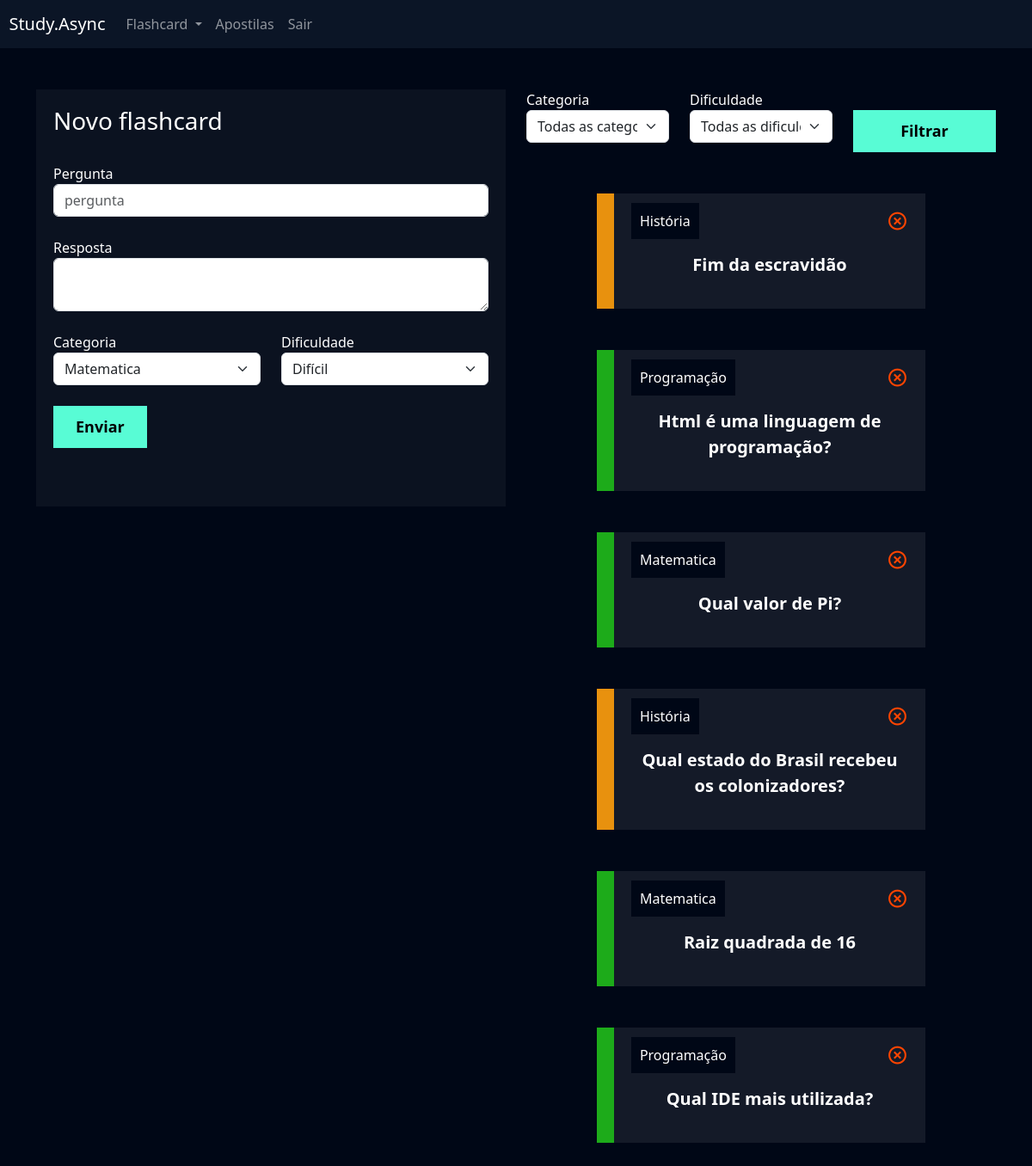
Screenshot of /flashcard/novo_flashcard/ (signed in) with the database file from the repository.
### flashcard/models.py (models this page shows, shortened)
class Flashcard(models.Model):
    DIFICULDADE_CHOICES = (('D', 'Difícil'), ('M', 'Médio'), ('F', 'Fácil'))
    user = models.ForeignKey(User, on_delete=models.DO_NOTHING)
    pergunta = models.CharField(max_length=100)
    resposta = models.TextField()
    categoria = models.ForeignKey(Categoria, on_delete=models.DO_NOTHING)
    dificuldade = models.CharField(max_length=1, choices=DIFICULDADE_CHOICES)
    @property
    def css_dificuldade(self):
        if self.dificuldade == 'F':
            return 'flashcard-facil'
        elif self.dificuldade == 'M':
            return 'flashcard-medio'
        elif self.dificuldade == 'D':
            return 'flashcard-dificil'

class Categoria(models.Model):
    nome = models.CharField(max_length=20)
    def __str__(self):
        return self.nome

### flashcard/views.py (the view, shortened to what this page needs)
# urls.py: path('novo_flashcard/', views.novo_flashcard, name='novo_flashcard'),
def novo_flashcard(request):
    if not request.user.is_authenticated:
        return redirect('/usuarios/login')
    if request.method == 'GET':
        categoria = Categoria.objects.all()
        dificuldades = Flashcard.DIFICULDADE_CHOICES
        flashcards = Flashcard.objects.filter(user=request.user)
        categoria_filtrar = request.GET.get('categoria')
        dificuldade_filtrar = request.GET.get('dificuldade')
        if categoria_filtrar:
            flashcards = flashcards.filter(categoria__id=categoria_filtrar)
        if dificuldade_filtrar:
            flashcards = flashcards.filter(dificuldade=dificuldade_filtrar)
        return render(
            request,
            'novo_flashcard.html',
            {
                'categorias': categoria,
                'dificuldades': dificuldades,
                'flashcards': flashcards,
            }
        )

### flashcard/templates/novo_flashcard.html (shortened to what this page needs)
{% extends "base.html" %} {% load static %} {% block 'cabecalho' %}
<link href="{% static 'geral/css/cadastro.css' %}" rel="stylesheet" />
<link href="https://unpkg.com/boxicons@2.1.4/css/boxicons.min.css" rel="stylesheet" />
<link href="{% static 'flashcard/css/novo_flashcard.css' %}" rel="stylesheet" />
{% endblock 'cabecalho' %} {% block 'conteudo' %}
{% include "partials/header.html" %}
<div class="container">
	<br />
	<br />
	<div class="row">
		<div class="col-md">
			<div class="box-form">
				<form action="{% url 'novo_flashcard' %}" method="POST">
					<h3>Novo flashcard</h3>
					<br />
					<label>Pergunta</label>
					<input type="text" class="form-control" placeholder="pergunta" name="pergunta" />
					<br />
					<label>Resposta</label>
					<textarea class="form-control" name="resposta"></textarea>
					<br />
					<div class="row">
						<div class="col-md">
							<label for="">Categoria</label>
							<select class="form-select" name="categoria">
								{% for categoria in categorias %}
								<option value="{{categoria.id}}">{{categoria.nome}}</option>
								{% endfor %}
							</select>
						</div>
						<div class="col-md">
							<label for="">Dificuldade</label>
							<select class="form-select" name="dificuldade">
								{% for dificuldade in dificuldades %}
								<option value="{{dificuldade.0}}">{{dificuldade.1}}</option>
								{% endfor %}
							</select>
						</div>
					</div>
					<br />
					<input type="submit" value="Enviar" class="btn-cadastro" />
					<br />
					<br />
					<br />
				</form>
			</div>
		</div>
		<div class="col-md">
			<form action="{% url 'novo_flashcard' %}" method="GET">
				<div class="row">
					<div class="col-md">
						<label for="">Categoria</label>
						<select name="categoria" id="" class="form-select">
							<option value="">Todas as categorias</option>
						</select>
					</div>
					<div class="col-md">
						<label for="">Dificuldade</label>
						<select name="dificuldade" id="" class="form-select">
							<option value="">Todas as dificuldades</option>
						</select>
					</div>
					<div class="col-md">
						<br />
						<input type="submit" style="width: 100%" value="Filtrar" class="btn-cadastro" />
					</div>
				</div>
			</form>
			<br />
			<br />
			<div class="h-50 overflow-y-auto">
				{% for flash in flashcards %}
				<div class="box-new-flashcard" onclick="flip_card({{flash.id}})">
					<div class="flashcard {{flash.css_dificuldade}}">
						<div class="flashcard-categoria">{{flash.categoria}}</div>
						<a href="{% url 'deletar_flashcard' flash.id %}"><i class="icone-exit bx bx-x-circle"></i></a>
						<br />
						<br />
						<div class="flashcard-box-item">
							<p class="flashcard-item">{{flash.pergunta}}</p>
						</div>
					</div>
				</div>
				<br />
				<br />
				{% endfor %} <br />
			</div>
		</div>
	</div>
</div>
{% endblock 'conteudo' %}

### templates/base.html (shortened to what this page needs)
{% load static %}
<!DOCTYPE html>
<html lang="en">
	<head>
		<link
			href="https://cdn.jsdelivr.net/npm/bootstrap@5.3.2/dist/css/bootstrap.min.css"
			rel="stylesheet"
		/>
        <link href="{% static 'geral/css/base.css' %}" rel="stylesheet">
		{% block 'cabecalho' %} {% endblock %}
	</head>
	<body>
		{% block 'conteudo' %}{% endblock %}
	</body>
</html>

### templates/partials/header.html (shortened to what this page needs)
<nav style="background-color: var(--main-color)" class="navbar navbar-expand-lg navbar-dark">
    <a class="navbar-brand" href="{% url 'novo_flashcard' %}">&nbsp&nbspStudy.Async</a>
    <div class="collapse navbar-collapse" id="navbarNav">
        <ul class="navbar-nav">
            <li class="nav-item dropdown">
                <a class="nav-link dropdown-toggle" href="#" id="navbarDropdown" role="button" data-bs-toggle="dropdown"
                    aria-expanded="false">
                    Flashcard
                </a>
            </li>
            <li class="nav-item">
                <a class="nav-link" href="{% url 'adicionar_apostilas' %}">Apostilas</a>
            </li>
            <li class="">
                <a class="nav-link " href="{% url 'logout' %}">Sair</a>
            </li>
        </ul>
    </div>
</nav>

### templates/static/geral/css/base.css (style rules this page uses)
:root { --main-color: #0b1526; --dark-color: #000716; --secondary-dark-color: rgb(15, 2, 26); --light-color: #00c1f3; --contrast-color: #f4c96b; --differential-color: #58fcd5; }
body { background-color: var(--dark-color) !important; color: white !important; }

### templates/static/geral/css/cadastro.css (style rules this page uses)
* { margin: 0; padding: 0; }
.box-form { padding: 20px; background-color: rgba(217, 217, 217, 0.05); color: white !important; }
.btn-cadastro { padding: 10px; background-color: #58fcd5; border: none; border: 1px solid #58fcd5; font-size: 18px; font-weight: bold; padding-left: 25px; padding-right: 25px; }

### templates/static/flashcard/css/novo_flashcard.css (style rules this page uses)
.box-new-flashcard { width: 70%; margin: auto; }
.flashcard { background-color: rgba(255, 255, 255, 0.08); padding: 20px; }
.flashcard-box-item { text-align: center; }
.flashcard p { font-size: 20px; font-weight: bold; cursor: pointer; }
.flashcard-facil { border-left: 20px solid #1dab1a; }
.flashcard-medio { border-left: 20px solid #e8910e; }
.flashcard-categoria { background-color: var(--dark-color); display: inline; padding: 10px; }
.icone-exit { float: right; font-size: 25px; color: orangered; }

### rows the page displays
Flashcard: categoria "História", pergunta "Fim da escravidão"
Flashcard: categoria "Programação", pergunta "Html é uma linguagem de programação?"
Flashcard: categoria "Matematica", pergunta "Qual valor de Pi?"
Flashcard: categoria "História", pergunta "Qual estado do Brasil recebeu os colonizadores?"
Flashcard: categoria "Matematica", pergunta "Raiz quadrada de 16"
Flashcard: categoria "Programação", pergunta "Qual IDE mais utilizada?"

### other values shown
form field categoria "Matematica"
form field dificuldade "Difícil"
